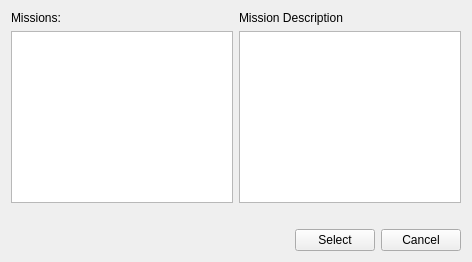
<?xml version="1.0" encoding="UTF-8"?>
<ui version="4.0">
 <class>CMissionSelectDialog</class>
 <widget class="QWidget" name="CMissionSelectDialog">
  <property name="geometry">
   <rect>
    <x>0</x>
    <y>0</y>
    <width>472</width>
    <height>262</height>
   </rect>
  </property>
  <layout class="QGridLayout" name="gridLayout">
   <item row="0" column="0">
    <widget class="QLabel" name="MISSIONS_LABEL">
     <property name="text">
      <string>Missions:</string>
     </property>
     <property name="alignment">
      <set>Qt::AlignLeading|Qt::AlignLeft|Qt::AlignTop</set>
     </property>
    </widget>
   </item>
   <item row="0" column="1">
    <widget class="QLabel" name="MISSIONS_DESC_LABEL">
     <property name="text">
      <string>Mission Description</string>
     </property>
     <property name="alignment">
      <set>Qt::AlignLeading|Qt::AlignLeft|Qt::AlignTop</set>
     </property>
    </widget>
   </item>
   <item row="1" column="0">
    <widget class="QListWidget" name="MISSIONS"/>
   </item>
   <item row="1" column="1">
    <widget class="QTextEdit" name="DESCRIPTION"/>
   </item>
   <item row="2" column="0" colspan="2">
    <widget class="QLabel" name="STATIC">
     <property name="text">
      <string/>
     </property>
     <property name="wordWrap">
      <bool>true</bool>
     </property>
    </widget>
   </item>
   <item row="3" column="0" colspan="2">
    <layout class="QHBoxLayout" name="horizontalLayout">
     <item>
      <spacer name="horizontalSpacer">
       <property name="orientation">
        <enum>Qt::Horizontal</enum>
       </property>
       <property name="sizeHint" stdset="0">
        <size>
         <width>238</width>
         <height>20</height>
        </size>
       </property>
      </spacer>
     </item>
     <item>
      <widget class="QPushButton" name="BTNOK">
       <property name="text">
        <string>Select</string>
       </property>
      </widget>
     </item>
     <item>
      <widget class="QPushButton" name="BTNCANCEL">
       <property name="text">
        <string>Cancel</string>
       </property>
      </widget>
     </item>
    </layout>
   </item>
  </layout>
 </widget>
 <resources/>
 <connections/>
</ui>
